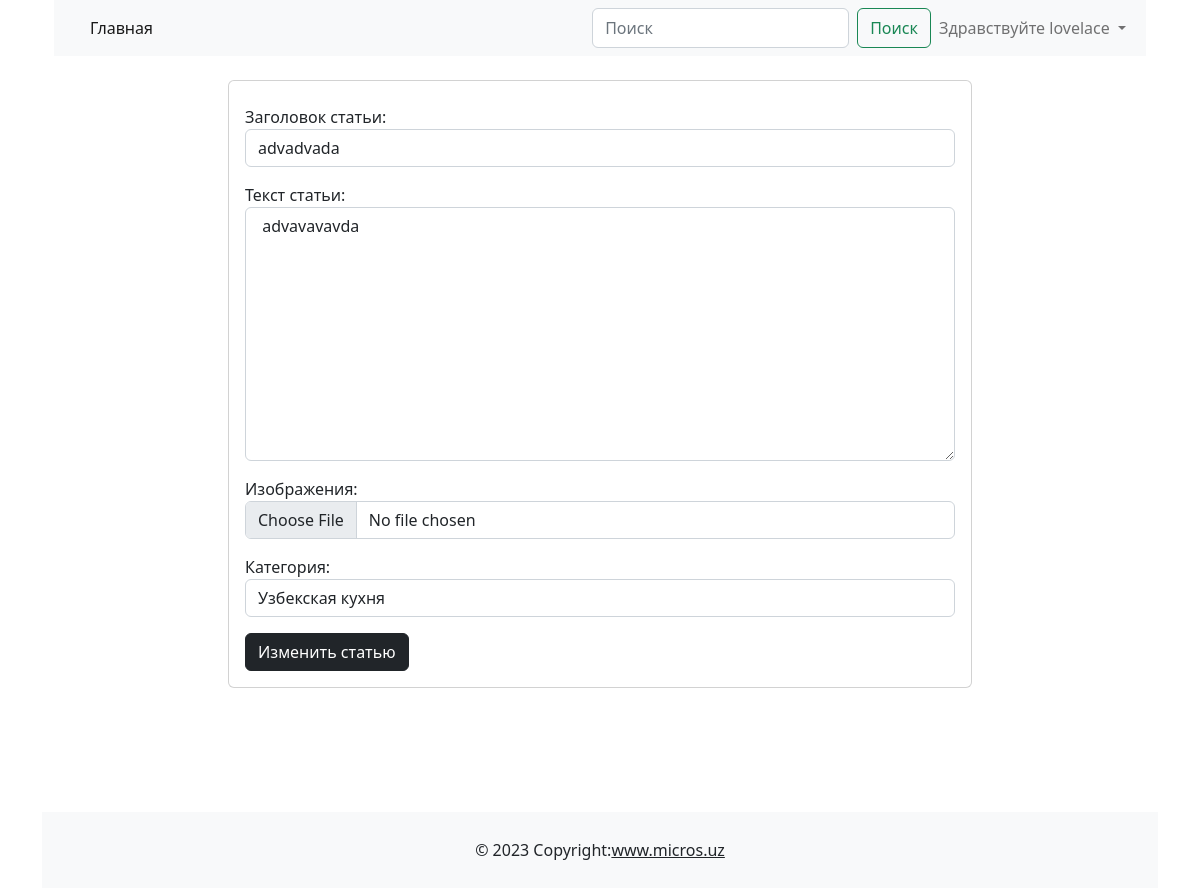
/post/advadvada/update/ (signed in), run on an earlier commit of the app's database.
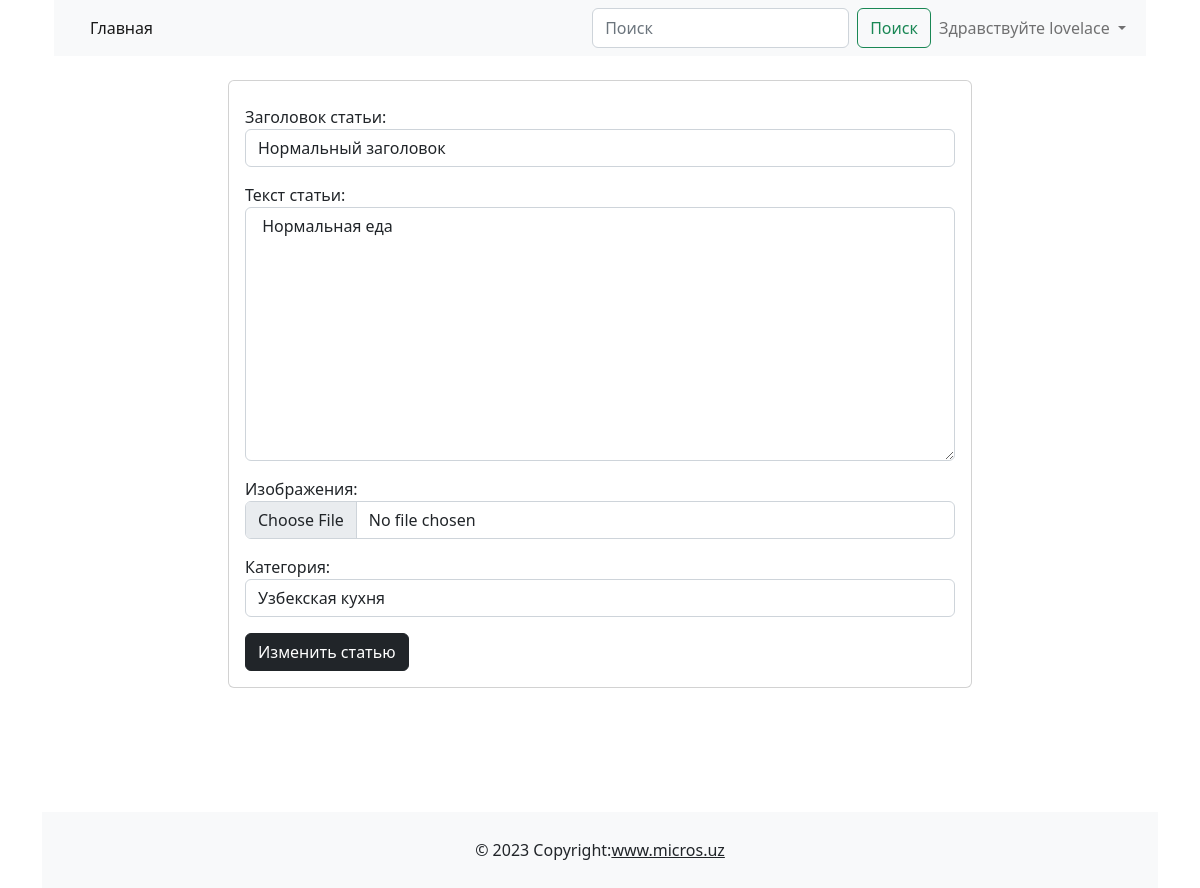
And on a later commit of the database.
### main/models.py (models this page shows, shortened)
class Post(models.Model):
    title = models.CharField(max_length=255, unique=True)
    slug = models.SlugField(max_length=255, unique=True)
    photo = models.ImageField(upload_to='photo/%y/%m/%d', blank=True, null=True)
    author = models.ForeignKey(CustomUser, on_delete=models.CASCADE, related_name='author_posts')
    category = models.ForeignKey('Category', on_delete=models.CASCADE, related_name='posts')
    content = models.TextField()
    created_at = models.DateTimeField(auto_now_add=True)
    updated_at = models.DateTimeField(auto_now=True)
    available = models.BooleanField(default=True)
    class Meta:
        ordering = ['-created_at']
        verbose_name = 'Post'
        verbose_name_plural = 'Posts'

class Category(models.Model):
    name= models.CharField(max_length=100, unique=True)
    slug = models.SlugField(max_length=100, unique=True)
    def __str__(self):
        return self.name

### main/views.py (the view, shortened to what this page needs)
# urls.py: path("post/<slug:post_slug>/update/", views.PostUpdateView.as_view(), name="update_post"),
class PostUpdateView(LoginRequiredMixin, UpdateView):
    form_class = PostUpdateForm
    template_name  = 'main/update_post.html'
    context_object_name = 'post'
    model = Post
    slug_url_kwarg = 'post_slug'
    def get_context_data(self, **kwargs) -> dict[str, any]:
        context = super().get_context_data(**kwargs)
        context["categories"] = Category.objects.all()
        return context

### main/forms.py
class PostUpdateForm(forms.ModelForm):
    class Meta:
        model = Post
        fields = ['title', 'content', 'photo', 'category']

### users/models.py (called while the page is built)
    def __str__(self):
        return self.username

    def get_absolute_url(self):
        return reverse("users:profile", kwargs={"pk": self.id})

### main/templates/main/update_post.html (shortened to what this page needs)
{% extends "base.html" %}
        {% block content %}
            <div class="d-flex justify-content-center">
                <div class="card col-8 mb-4 mt-4">
                    <div class="card-body">
                        <form action="" method="post" enctype="multipart/form-data">
                            <div>
                                <p>
                                    <label for="id_title">Заголовок статьи:</label>
                                    <input type="text" name="title" class="form-control" maxlength="255" required id="id_title" value="{{ post.title }}">
                                </p>
                                <p>
                                    <label for="id_content">Текст статьи:</label>
                                    <textarea name="content" cols="40" rows="10" class="form-control" required id="id_content"> {{ post.content }} </textarea>
                                </p>
                                <p>
                                    <label for="id_photo">Изображения:</label>
                                    <input type="file" name="photo" class="form-control" accept="image/*" id="id_photo">
                                </p>
                                <p>
                                    <label for="id_category">Категория:</label>
                                    <select name="category" class="form-control" required id="id_category" placeholder="{{ post.category }}">
                                        {% for cat in categories %}
                                        <option value="{{ cat.id }}" {% if cat == post.category %}selected{% endif %}>{{ cat.name }}</option>
                                        {% endfor %}
                                    </select>
                                </p>
                            </div>
                            <button class="btn btn-dark" type="submit">Изменить статью</button>
                        </form>
                    </div>
                </div>
            </div>
        {% endblock content %}

What changed in the data, as far as the page shows it:
changed Post "Узбекская кухня": title "advadvada" → "Нормальный заголовок"; content "advavavavda" → "Нормальная еда"
